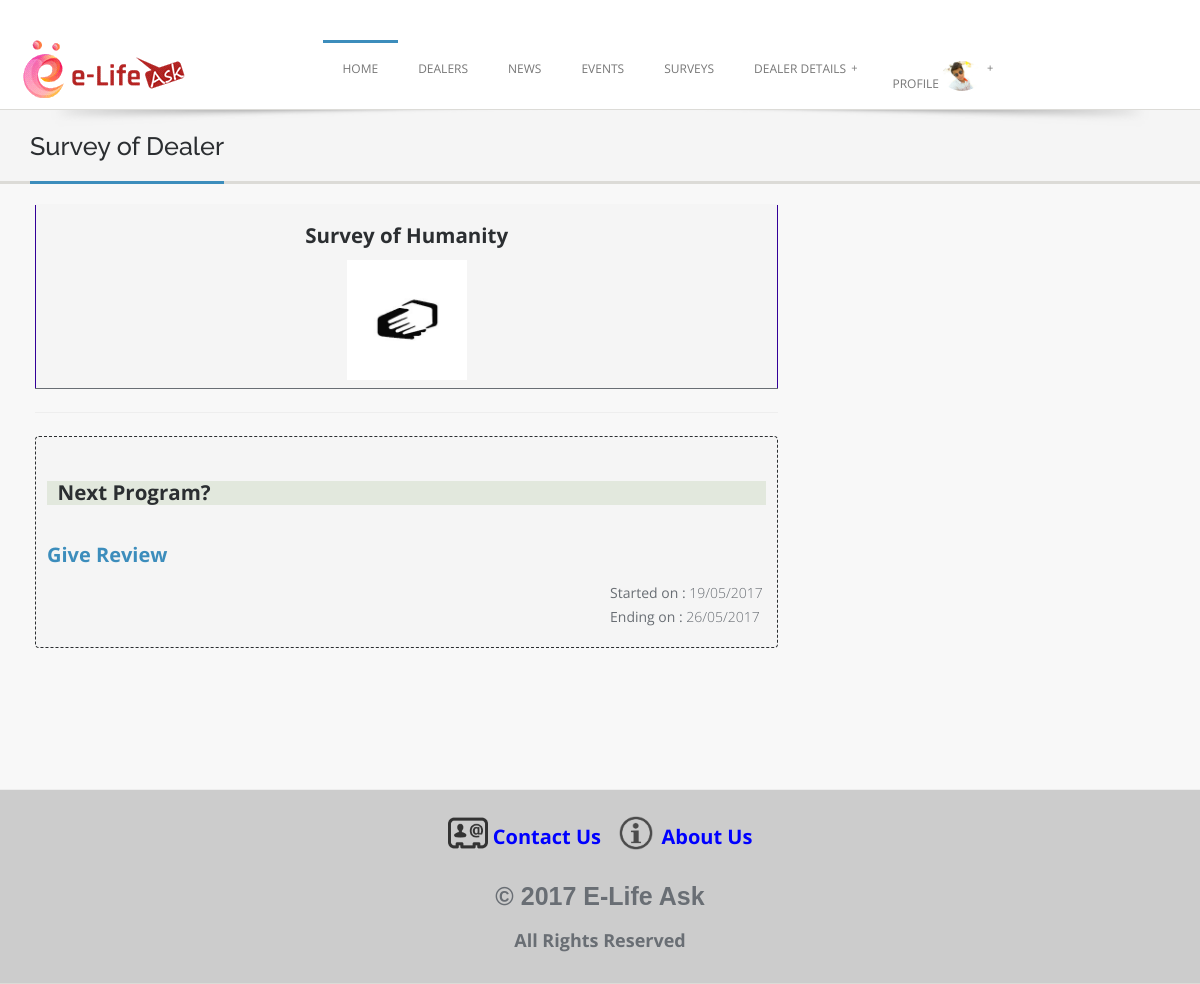
Screenshot of /User-Dealer/user_dealers_survey.php?ds_id=11 (signed in) with the database file from the repository.
### tables this page shows
CREATE TABLE `tbl_user` (
  `user_id` int(11) NOT NULL,
  `user_first_name` varchar(25) NOT NULL,
  `user_last_name` varchar(25) NOT NULL,
  `user_email` varchar(30) NOT NULL,
  `user_password` varchar(15) NOT NULL,
  `user_mobile_no` varchar(13) NOT NULL,
  `city_id` int(11) DEFAULT NULL,
  `pin_code` varchar(10) NOT NULL,
  `user_address` varchar(200) DEFAULT NULL,
  `user_photo` varchar(500) DEFAULT NULL,
  `user_status` int(11) NOT NULL
);

CREATE TABLE `tbl_dealer` (
  `dealer_id` int(11) NOT NULL,
  `dealer_first_name` varchar(25) NOT NULL,
  `dealer_last_name` varchar(25) NOT NULL,
  `company_name` varchar(200) NOT NULL,
  `dealer_email` varchar(30) NOT NULL,
  `dealer_password` varchar(15) NOT NULL,
  `dealer_mobile_no` varchar(13) NOT NULL,
  `designation` varchar(30) NOT NULL,
  `city_id` int(11) DEFAULT NULL,
  `pin_code` varchar(10) NOT NULL,
  `dealer_address` varchar(200) NOT NULL,
  `dealer_details` varchar(5000) NOT NULL,
  `dealer_photo` varchar(500) NOT NULL,
  `web_url` varchar(200) DEFAULT NULL,
  `JOD` date NOT NULL,
  `business_type` varchar(20) NOT NULL,
  `dealer_proof_1` varchar(500) NOT NULL,
  `dealer_proof_2` varchar(500) NOT NULL,
  `dealer_status` int(11) NOT NULL,
  `dealer_trial_plan_status` int(11) NOT NULL
);

CREATE TABLE `tbl_question` (
  `question_id` int(11) NOT NULL,
  `survey_id` int(11) DEFAULT NULL,
  `question` varchar(5000) NOT NULL,
  `answer_1` varchar(5000) NOT NULL,
  `answer_2` varchar(5000) NOT NULL,
  `answer_3` varchar(5000) NOT NULL,
  `answer_4` varchar(5000) NOT NULL
);

CREATE TABLE `tbl_survey` (
  `survey_id` int(11) NOT NULL,
  `dealer_id` int(11) DEFAULT NULL,
  `survey_title` varchar(200) NOT NULL,
  `survey_start_date` date NOT NULL,
  `survey_end_date` date NOT NULL,
  `display_result` varchar(500) NOT NULL,
  `display_status` int(11) NOT NULL
);

### User-Dealer/user_dealers_survey.php (the view, shortened to what this page needs)
<!doctype html>
<html class="no-js" lang="en">
	<head>
	<link rel="stylesheet" href="css/font-awesome.css">
	<link href="assets/css/bootstrap.css" rel="stylesheet">
	<link rel="stylesheet" href="style.css">
	<link rel="stylesheet" href="css/colors.css">
	<link rel="stylesheet" href="layerslider/css/layerslider.css" type="text/css">
  </head>
<body>
<?php
	include "header.php";
?>
	<section class="post-wrapper-top">
    	<div class="container">
            <div class="post-wrapper-top-shadow">
                <span class="s1"></span>
            </div>
            <div class="col-lg-6 col-md-6 col-sm-6 col-xs-12">
                <h2>Survey of Dealer</h2>
            </div>
        </div>
	</section>
        	<div class="content clearfix">
            	<div class="col-lg-8 col-md-8 col-sm-8 col-xs-12" style="widtd:100%;overflow:auto">
				<form method="post">
                <table border="1" class="table table-striped" data-effect="fade" style="border:#330099 solid 1px;">
                  <tbody>
				    <?php
					$select = "select * from Tbl_dealer where dealer_id = '$_GET[ds_id]' and dealer_status=1";
					$query = mysql_query($select);
					while($row = mysql_fetch_array($query))
					{
					?>
				<tr>
				  <td style="width:150px">
					  <h4 align="center"> <b> <?php echo "Survey of " .$row['company_name']; ?> </b> </h4> <p>
					  <div align="center"><img src="<?php echo $row['dealer_photo']; ?>" height="100px" width="120px"></div>
				</td>
                </tr>
					<?php } ?>
                  </tbody>
                </table>
			  </form>
		<hr>
				<form method="post">
				   <tbody>
				    <?php
					$select = "select * from Tbl_survey s , Tbl_question q where dealer_id = '$_GET[ds_id]' and s.survey_id = q.survey_id and display_status = 1 order by survey_start_date DESC";
					$query = mysql_query($select);
					$count=mysql_num_rows($query);
			if($count>=1)
			{
					while($row = mysql_fetch_array($query))
					{
					?>
				<pre style="border:dashed 1px">
					  <h4 style="background:#E2E8DD"> <b> <?php echo $row['survey_title']; ?> </b> </h4>
<b style="font-size:20px"><a href="user_survey_answer.php?survey_id=<?php echo $row['survey_id'];?>&dealer_id=<?php echo $row['dealer_id'];?>&question_id=<?php echo $row['question_id'];?>">Give Review</a></b>
					  <p style="float:right"> <b>Started on :</b> <?php echo ( date("d/m/Y", strtotime($row['survey_start_date'])) ); ?> <br> <b>Ending on :</b> <?php echo ( date("d/m/Y", strtotime($row['survey_end_date'])) ); ?></p> <br>
				</pre>
					<?php }
				}
				else
				{ ?>
						<h3 align="center" style="border:#000033 dashed 1px;color:red">Sorry, Record Not Found....</h3>
		<?php	}
					 ?>
                  </tbody>
			  </form>
				</div>
            </div>
<?php
	include "footer.php";
?>
	</body>
</html>

### User-Dealer/header.php (shortened to what this page needs)
<?php
		$select = "select * from Tbl_dealer where dealer_id = '$_SESSION[dealer_id]'";
		$query_select = mysql_query($select);
		$row = mysql_fetch_array($query_select);
		$select1 = "select * from Tbl_user where user_id = '$_SESSION[user_id]'";
		$query_select1 = mysql_query($select1);
		$row_user = mysql_fetch_array($query_select1);
?>
<header class="header">
    	<div class="container">
        	<div class="site-header clearfix">
                <div class="col-lg-3 col-md-3 col-sm-12 title-area pull-left">
                    <div style="margin-top:-5px" class="site-title" id="title">
                        <a href="../index.php" title="">
                            <img src="images/logo.gif" alt="">
                        </a>
                    </div>
                </div>
                <div class="col-lg-9 col-md-12 col-sm-12">
                   <div id="nav">
                        <div class="container clearfix">
                       <?php
					   if($_SESSION['dealer_id']!="")
					   {
					   	?>
						  <ul id="jetmenu" class="jetmenu blue">
                            <li class="active"><a href="dealer_index.php">Home</a>
                            </li>
						<?php
							if($_SESSION['business_type'] == "Product Marketing")
							{ ?>
								<li><a href="#">Product</a>
									<ul class="dropdown">
										<li><a href="dealer_add_product.php">Add Product</a></li>
										<li><a href="dealer_manage_product.php">Manage Product</a></li>
									</ul>
								</li>
						<?php }
							else if($_SESSION['business_type'] == "Service Provider")
							{ ?>
								<li><a href="#">Service</a>
									<ul class="dropdown">
										<li><a href="dealer_add_service.php">Add Service</a></li>
										<li><a href="dealer_manage_service.php">Manage Service</a></li>
									</ul>
								</li>
							<?php }
							else if($_SESSION['business_type'] == "Trust")
							{ ?>
								<li><a href="#">Trust</a>
									<ul class="dropdown">
										<li><a href="dealer_add_donation.php">Add Donation</a></li>
										<li><a href="dealer_manage_donation.php">Manage Donation</a></li>
									</ul>
								</li>
							<?php }
							else if($_SESSION['business_type'] == "Institute")
							{ ?>
								<li><a href="#">Institute</a>
									<ul class="dropdown">
										<li><a href="dealer_add_facility.php">Add Facility</a></li>
										<li><a href="dealer_manage_facility.php">Manage Facility</a></li>
									</ul>
								</li>
							<?php } ?>
							<li><a href="#">News</a>
                                <ul class="dropdown">
                                    <li><a href="dealer_add_news.php">Add News</a></li>
                                    <li><a href="dealer_manage_news.php">Manage News</a></li>
                                </ul>
                            </li>
                            <li><a href="#">Event</a>
                                <ul class="dropdown">
                                    <li><a href="dealer_add_event.php">Add Event</a></li>
                                    <li><a href="dealer_manage_event.php">Manage Event</a></li>
                                </ul>
                            </li>
                            <li><a href="#">Survey</a>
                                <ul class="dropdown">
                                    <li><a href="dealer_add_survey.php">Add Survey</a></li>
                                    <li><a href="dealer_manage_survey.php">Manage Survey</a></li>
                                </ul>
                            </li>
                            <li><a href="#">Follow</a>
                                <ul class="dropdown" >
                                    <li><a href="dealer_follower.php">Followers</a></li>
                                </ul>
                            </li>
                            <li><a href="#">Profile <img src="<?php echo $row['dealer_photo']; ?>" style="border-radius:50% 50% 50% 50%;width:40px;"></a>
                                <ul class="dropdown" >
                                    <li><a href="dealer_view_profile.php">View Profile</a></li>
                                    <li ><a href="dealer_edit_profile.php">Edit Profile</a></li>
		                            <li><a href="dealer_my_plan.php">Plan</a></li>
									<li><a href="logout.php">Logout</a></li>
                                </ul>
                            </li>
                        </ul>
						<?php
					   }
					   else if($_SESSION['user_id']!="")
					   {
					   ?>
									  <ul id="jetmenu" class="jetmenu blue">
                            <li class="active"><a href="user_index.php">Home</a>
                            </li>
                            <li><a href="user_profile_of_dealers.php">Dealers</a></li>
                            <li><a href="user_all_news.php">News</a>
                            </li>
                            <li><a href="user_all_events.php">Events</a>
                            </li>
                            <li><a href="user_all_survey.php">Surveys</a>
                            <li><a href="#">Dealer Details</a>
                            </li>
                            <li><a href="#">Profile <img src="<?php echo $row_user['user_photo']; ?>" style="border-radius:50% 50% 50% 50%;width:40px;"></a>
                            </li>
                        </ul>
					   <?php
					   }
					   ?>
                        </div>
                    </div>
                </div>
            </div>
    	</div>
    </header>

### User-Dealer/style.css (style rules this page uses)
* { margin: 0; padding: 0px; font-family: "Open Sans"; }
body { background: #f8f8f8; margin: 0; height: 100%; z-index: 1000; color: #696E74; }
p { padding: 0; margin-bottom: 12px; font-family: "Open Sans" !important; font-weight: 300; font-size: 14px; line-height: 24px; color: #696E74; margin-top: 10px; }
html { overflow-x: hidden; overflow-y: auto; }
html, body { height: 100%; }
img { height: auto; max-width: 100%; }
*, *:after, *:before { -webkit-box-sizing: border-box; -moz-box-sizing: border-box; box-sizing: border-box; padding: 0; margin: 0; }
a { padding: 0; margin: 0; text-decoration: none; -webkit-transition: background-color .4s linear, color .4s linear; -moz-transition: background-color .4s linear, color .4s linear; -o-transition: background-color .4s linear, color .4s linear; -ms-transition: background-color .4s linear, color .4s linear; transition: background-color .4s linear, color .4s linear; }
a img { border: none; vertical-align: bottom; }
p, pre, ul, ol, dl, dd, blockquote, address, fieldset, form, { margin-bottom: 20px; }
a img { border: none; }
ul, ol, dl { margin-left: 30px; }
ul, ol, dl { margin-bottom: 1.25em; font-family: inherit; }
ul, ol { margin-left: 0; }
section::before, section::after { position: absolute; content: ''; pointer-post-wraps: none; }
.marketplace-top-shadow, .post-wrapper-top-shadow { width:100%; position:relative; z-index:1000; }
.marketplace-top-shadow .s1, .post-wrapper-top-shadow .s1 { background:url(images/shadow.png) center no-repeat; height:31px; margin:0 auto; bottom:-18px; width:100%; position:absolute; left:0; }
.post-wrapper-top { background-color: #F5F5F5; bottom: 0; left: 0; right: 0; top: 0; z-index: 0; border-bottom: 3px solid #DCDBD7; margin-bottom: 0; padding:0; position: relative; text-align: left; }
.post-wrapper-top h2 { border-bottom: 3px solid #fff; display: inline-block; font-weight:500; font-size:1.8em; padding: 0 0 20px; color:#2B2E31; position: relative; margin-bottom:-3px; }
.header { background:#ffffff; display:block; border-bottom:1px solid #DCDBD7; position:relative; z-index: 99; }
.site-header { padding:40px 0 0; }
.title-area { padding:0; display:block; position:relative; overflow:hidden; }
#nav { margin-top:0; }
.effect-fade { opacity: 0; }
.effect-fade.in { opacity: 1; }
.content { padding:20px 20px 60px 20px; }

### User-Dealer/css/colors.css (style rules this page uses)
.pagination > li > a:hover, .pagination > li > span:hover, .pagination > li > a:focus, .pagination > li > span:focus, .list-group-item.active, .list-group-item.active:hover, .list-group-item.active:focus, .panel-primary > .panel-heading, .breadcrumb, blockquote, blockquote.pull-right, .nav .open > a, .nav .open > a:hover, .nav .open > a:focus, .form-control:focus, .nav .open > a, .nav .open > a:hover, a.thumbnail:hover, .nav-tabs.nav-stacked > li > a, .owl-carousel .item a div span, a.thumbnail:focus, .post-wrapper-top h2, .nav .open > a:focus, #volume, .title:before, .post-meta a:hover, .title:after { border-color:#3C8DBC }
.panel-primary > .panel-heading + .panel-collapse .panel-body, .nav .caret, .blue > li:hover > a, .blue > li.active > a, .top-bar-section .dropdown, .top-bar-section .has-dropdown > a:after { border-top-color:#3C8DBC }
.text-primary, .panel-primary > .panel-heading, .navbar-inverse .dropdown-menu > li > a:hover, .navbar-inverse .dropdown-menu > li > a:focus, .nav > li > a:hover, .nav > li > a:focus, .accordion-heading .accordion-toggle > em, .message span, .services_lists_boxes_icon:after, #cp-nav a:hover, #cp-nav .hover > a, #cp-nav .current > a, #cp-nav .hover > a a:after, #cp-nav .current a:after, a.list-group-item.active > .badge, .nav-pills > .active > a > .badge, a, .rating i, .btn-link, .dropdown-menu > li > a:hover, .dropdown-menu > li > a:focus, .dropdown-menu > .active > a, .dropdown-menu > .active > a:hover, .dropdown-menu > .active > a:focus, .nav > li > a:hover, .nav > li > a:focus, .check li:before, .highlight, .required, .pricing li:before, .theme_details h3, .theme_overviews .icon-container i, .jetmenu li > .megamenu i, .top-bar-section ul li:hover > a, .top-bar-section ul li.active > a, .recent_posts li a.readmore { color:#3C8DBC; }

### User-Dealer/user_dealers_survey.php (style rules this page uses)
td { border-bottom:solid 1px; }

### rows the page displays
tbl_user: user_photo (picture)
tbl_dealer: company_name "Humanity", dealer_photo (picture)
tbl_question: survey.survey_title "Next Program?", survey.survey_start_date "19/05/2017", survey.survey_end_date "26/05/2017"
